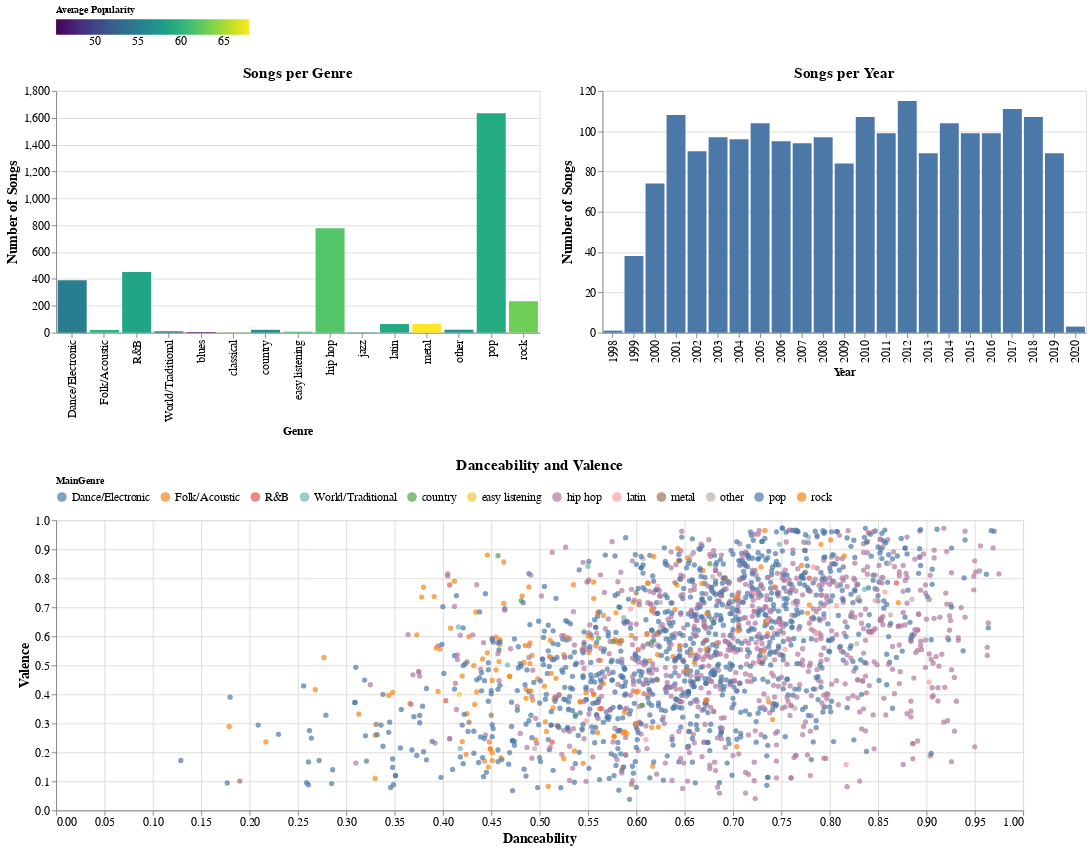

The notebook cell this image was saved under:
### Code cell
brush_interval = alt.selection_interval()
warnings.filterwarnings("ignore", category=FutureWarning, module="altair.utils.core")
barChart_years = alt.Chart(data=songs, title='Songs per Year').mark_bar().encode(
    x=alt.X("year:O", title="Year", axis=alt.Axis(labelFontSize=12, titleFontSize=12)),
    y=alt.Y("count(song)", title="Number of Songs", scale=alt.Scale(zero=False), axis=alt.Axis(labelFontSize=12, titleFontSize=14))
).properties(
    width=500, 
    height=250
).add_params(brush_interval)

intervalChart = alt.Chart(songs, title='Danceability and Valence').mark_circle().encode(
    x=alt.X('danceability', title='Danceability', axis=alt.Axis(labelFontSize=12, titleFontSize=14)),
    y=alt.Y('valence', title='Valence', axis=alt.Axis(labelFontSize=12, titleFontSize=14)),
    color=alt.condition(brush_interval, "MainGenre:N", alt.value("lightgray")),
    tooltip=["artist", "song", "genre"]
).transform_filter(brush_interval).properties(width=1000)

# Create the bar chart for genres
barChart_genre = alt.Chart(genres, title='Songs per Genre').mark_bar().encode(
    x=alt.X("genre:O", title="Genre", axis=alt.Axis(labelFontSize=12, titleFontSize=12)),
    y=alt.Y("count(song)", title="Number of Songs", scale=alt.Scale(zero=False), axis=alt.Axis(labelFontSize=12, titleFontSize=14)),
    color=alt.Color('popularity_avg:Q', scale=alt.Scale(scheme='viridis'), title="Average Popularity")
).properties(
    width=500, 
    height=250
).add_params(brush_interval)

viz = (( barChart_genre| barChart_years) & intervalChart).configure_axis(
    labelFontSize=12,
    titleFontSize=14
).configure_legend(
    labelFontSize=12,
    titleFontSize=10,
    orient= 'top'
).configure_title(
    fontSize=16
).interactive()

viz

### Figure 1 — Vega-Lite specification as saved in the notebook (floating-point values rounded to 4 significant figures; data arrays with more than 128 entries replaced by an {"elided": "..."} marker saying what was removed)
{"config": {"view": {"continuousWidth": 300, "continuousHeight": 300}, "axis": {"labelFontSize": 12, "titleFontSize": 14}, "legend": {"labelFontSize": 12, "orient": "top", "titleFontSize": 10}, "title": {"fontSize": 16}}, "vconcat": [{"hconcat": [{"data": {"name": "data-194fdcf28de099493c519c952932282f"}, "mark": {"type": "bar"}, "encoding": {"color": {"field": "popularity_avg", "scale": {"scheme": "viridis"}, "title": "Average Popularity", "type": "quantitative"}, "x": {"axis": {"labelFontSize": 12, "titleFontSize": 12}, "field": "genre", "title": "Genre", "type": "ordinal"}, "y": {"aggregate": "count", "axis": {"labelFontSize": 12, "titleFontSize": 14}, "field": "song", "scale": {"zero": false}, "title": "Number of Songs", "type": "nominal"}}, "height": 250, "name": "view_140", "title": "Songs per Genre", "width": 500}, {"data": {"name": "data-f35f76fe0ca88cdb2d3b5754bf13ee86"}, "mark": {"type": "bar"}, "encoding": {"x": {"axis": {"labelFontSize": 12, "titleFontSize": 12}, "field": "year", "title": "Year", "type": "ordinal"}, "y": {"aggregate": "count", "axis": {"labelFontSize": 12, "titleFontSize": 14}, "field": "song", "scale": {"zero": false}, "title": "Number of Songs", "type": "nominal"}}, "height": 250, "name": "view_141", "title": "Songs per Year", "width": 500}]}, {"data": {"name": "data-f35f76fe0ca88cdb2d3b5754bf13ee86"}, "mark": {"type": "circle"}, "encoding": {"color": {"condition": {"param": "param_112", "field": "MainGenre", "type": "nominal"}, "value": "lightgray"}, "tooltip": [{"field": "artist", "type": "nominal"}, {"field": "song", "type": "nominal"}, {"field": "genre", "type": "nominal"}], "x": {"axis": {"labelFontSize": 12, "titleFontSize": 14}, "field": "danceability", "title": "Danceability", "type": "quantitative"}, "y": {"axis": {"labelFontSize": 12, "titleFontSize": 14}, "field": "valence", "title": "Valence", "type": "quantitative"}}, "name": "view_142", "title": "Danceability and Valence", "transform": [{"filter": {"param": "param_112"}}], "width": 1000}], "params": [{"name": "param_112", "select": {"type": "interval"}, "views": ["view_140", "view_141"]}, {"name": "param_113", "select": {"type": "interval", "encodings": ["x", "y"]}, "bind": "scales", "views": ["view_140", "view_141", "view_142"]}], "$schema": "https://vega.github.io/schema/vega-lite/v5.8.0.json", "datasets": {"data-194fdcf28de099493c519c952932282f": {"elided": "3704 records"}, "data-f35f76fe0ca88cdb2d3b5754bf13ee86": {"elided": "2000 records"}}}
